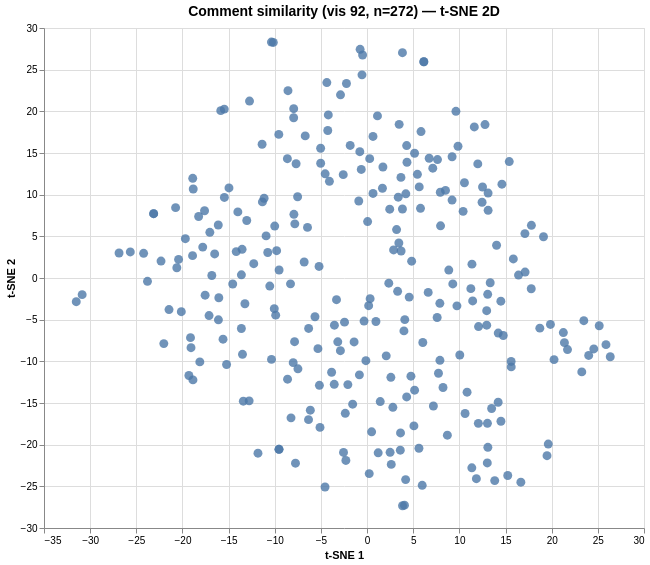

Describe this chart as a Vega-Lite specification.
### Vega specification from a JSON file in a GitHub repository (floating-point values rounded to 4 significant figures; data arrays with more than 128 entries replaced by an {"elided": "..."} marker saying what was removed)
{"$schema": "https://vega.github.io/schema/vega/v6.json", "data": [{"name": "param_1e9efca18e7a2868_store"}, {"name": "source_0", "values": {"elided": "272 records"}}, {"name": "source_0_x_domain_dim_1", "values": [{"min": -31.5, "max": 26.34}]}, {"name": "source_0_y_domain_dim_2", "values": [{"min": -27.33, "max": 28.32}]}], "signals": [{"name": "unit", "value": {}, "on": [{"events": "pointermove", "update": "isTuple(group()) ? group() : unit"}]}, {"name": "param_1e9efca18e7a2868", "update": "vlSelectionResolve(\"param_1e9efca18e7a2868_store\", \"union\")"}, {"name": "param_1e9efca18e7a2868_dim_1", "on": [{"events": [{"source": "view", "type": "dblclick"}], "update": "null"}, {"events": {"signal": "param_1e9efca18e7a2868_translate_delta"}, "update": "panLinear(param_1e9efca18e7a2868_translate_anchor.extent_x, -param_1e9efca18e7a2868_translate_delta.x / width)"}, {"events": {"signal": "param_1e9efca18e7a2868_zoom_delta"}, "update": "zoomLinear(domain(\"x\"), param_1e9efca18e7a2868_zoom_anchor.x, param_1e9efca18e7a2868_zoom_delta)"}]}, {"name": "param_1e9efca18e7a2868_dim_2", "on": [{"events": [{"source": "view", "type": "dblclick"}], "update": "null"}, {"events": {"signal": "param_1e9efca18e7a2868_translate_delta"}, "update": "panLinear(param_1e9efca18e7a2868_translate_anchor.extent_y, param_1e9efca18e7a2868_translate_delta.y / height)"}, {"events": {"signal": "param_1e9efca18e7a2868_zoom_delta"}, "update": "zoomLinear(domain(\"y\"), param_1e9efca18e7a2868_zoom_anchor.y, param_1e9efca18e7a2868_zoom_delta)"}]}, {"name": "param_1e9efca18e7a2868_tuple", "on": [{"events": [{"signal": "param_1e9efca18e7a2868_dim_1 || param_1e9efca18e7a2868_dim_2"}], "update": "param_1e9efca18e7a2868_dim_1 && param_1e9efca18e7a2868_dim_2 ? {unit: \"\", fields: param_1e9efca18e7a2868_tuple_fields, values: [param_1e9efca18e7a2868_dim_1,param_1e9efca18e7a2868_dim_2]} : null"}]}, {"name": "param_1e9efca18e7a2868_tuple_fields", "value": [{"field": "dim_1", "channel": "x", "type": "R"}, {"field": "dim_2", "channel": "y", "type": "R"}]}, {"name": "param_1e9efca18e7a2868_translate_anchor", "value": {}, "on": [{"events": [{"source": "scope", "type": "pointerdown"}], "update": "{x: x(unit), y: y(unit), extent_x: domain(\"x\"), extent_y: domain(\"y\")}"}]}, {"name": "param_1e9efca18e7a2868_translate_delta", "value": {}, "on": [{"events": [{"source": "window", "between": [{"source": "scope", "type": "pointerdown"}, {"source": "window", "type": "pointerup"}], "type": "pointermove", "consume": true}], "update": "{x: param_1e9efca18e7a2868_translate_anchor.x - x(unit), y: param_1e9efca18e7a2868_translate_anchor.y - y(unit)}"}]}, {"name": "param_1e9efca18e7a2868_zoom_anchor", "on": [{"events": [{"source": "scope", "type": "wheel", "consume": true}], "update": "{x: invert(\"x\", x(unit)), y: invert(\"y\", y(unit))}"}]}, {"name": "param_1e9efca18e7a2868_zoom_delta", "on": [{"events": [{"source": "scope", "consume": true, "type": "wheel"}], "update": "pow(1.001, event.deltaY * pow(16, event.deltaMode))", "force": true}]}, {"name": "param_1e9efca18e7a2868_modify", "on": [{"events": {"signal": "param_1e9efca18e7a2868_tuple"}, "update": "modify(\"param_1e9efca18e7a2868_store\", param_1e9efca18e7a2868_tuple, true)"}]}], "marks": [{"type": "symbol", "name": "marks", "from": {"data": "source_0"}, "encode": {"update": {"opacity": {"value": 0.8}, "x": {"field": "dim_1", "scale": "x"}, "shape": {"value": "circle"}, "fill": {"value": "#4c78a8"}, "tooltip": {"signal": "{\"Comment #\": format(datum[\"index\"], \"\"), \"Comment\": isValid(datum[\"comment\"]) ? datum[\"comment\"] : \"\"+datum[\"comment\"]}"}, "y": {"field": "dim_2", "scale": "y"}, "size": {"value": 80}}}, "clip": true, "style": ["circle"], "interactive": true}], "scales": [{"name": "x", "type": "linear", "domain": [{"signal": "(data(\"source_0_x_domain_dim_1\")[0] || {}).min"}, {"signal": "(data(\"source_0_x_domain_dim_1\")[0] || {}).max"}], "range": [0, {"signal": "width"}], "domainRaw": {"signal": "param_1e9efca18e7a2868[\"dim_1\"]"}, "nice": true, "zero": true}, {"name": "y", "type": "linear", "domain": [{"signal": "(data(\"source_0_y_domain_dim_2\")[0] || {}).min"}, {"signal": "(data(\"source_0_y_domain_dim_2\")[0] || {}).max"}], "range": [{"signal": "height"}, 0], "nice": true, "zero": true, "domainRaw": {"signal": "param_1e9efca18e7a2868[\"dim_2\"]"}}], "axes": [{"scale": "x", "labels": false, "tickCount": {"signal": "ceil(width/40)"}, "orient": "bottom", "aria": false, "minExtent": 0, "ticks": false, "zindex": 0, "gridScale": "y", "domain": false, "maxExtent": 0, "grid": true}, {"scale": "y", "maxExtent": 0, "tickCount": {"signal": "ceil(height/40)"}, "labels": false, "zindex": 0, "orient": "left", "grid": true, "gridScale": "x", "aria": false, "domain": false, "ticks": false, "minExtent": 0}, {"scale": "x", "tickCount": {"signal": "ceil(width/40)"}, "zindex": 0, "title": "t-SNE 1", "orient": "bottom", "grid": false, "labelFlush": true, "labelOverlap": true}, {"scale": "y", "zindex": 0, "orient": "left", "grid": false, "tickCount": {"signal": "ceil(height/40)"}, "title": "t-SNE 2", "labelOverlap": true}], "title": {"text": "Comment similarity (vis 92, n=272) — t-SNE 2D", "fontSize": 14, "frame": "group"}, "background": "white", "width": 600, "height": 500, "style": "cell", "padding": 5}
